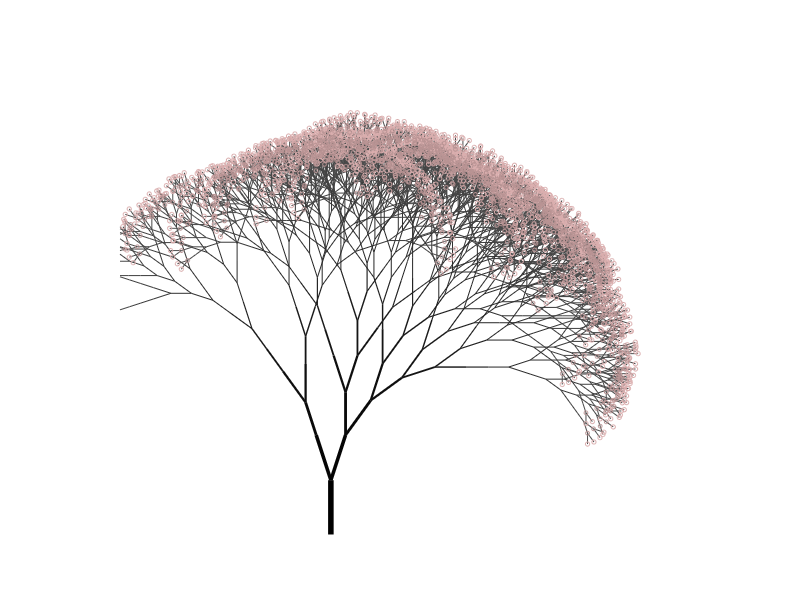

The MATLAB script that drew this image:
function sakura
hold on,axis equal
axis(0.5+[-10,50,0,50])
set(gca,'xtick',[],'ytick',[],'xcolor','w','ycolor','w')
set(gca,'color',[0.5020    0.5020    0.5020])

length_trunk=6;
width_trunk=4;
k1=0.9;
k2=0.8;
number_branch=15;
alp=pi/10;
length_branch=k1*length_trunk;
width_branch=k2*width_trunk;
trunk=[12,0;12,length_trunk];
plot(trunk(:,1),trunk(:,2),'color',[0 0 0],'Linewidth',width_trunk)
begins=[trunk(2,:),pi/2,1];
grow=begins;
plotdata=[0 0 0 0 0 0 0 0];
plotdata(1,:)=[];
for i=1:number_branch
    control=randi(25,[length(grow(:,1)),1])>=10;
    ag=grow(:,3);
    l=length(ag);
    parta=[length_branch.*k1.^grow(:,4).*cos(ag+ones(l,1)*alp),length_branch.*k1.^grow(:,4).*sin(ag+ones(l,1)*alp),ones(l,1)*alp,ones(l,1)];
    partb=[length_branch.*k1.^grow(:,4).*cos(ag-ones(l,1)*alp),length_branch.*k1.^grow(:,4).*sin(ag-ones(l,1)*alp),-ones(l,1)*alp,ones(l,1)];
    parta2=[0.8.*length_branch.*k1.^grow(:,4).*cos(ag),0.8.*length_branch.*k1.^grow(:,4).*sin(ag),zeros(l,1),ones(l,1)];
    partb2=[0.8.*length_branch.*k1.^grow(:,4).*cos(ag),0.8.*length_branch.*k1.^grow(:,4).*sin(ag),zeros(l,1),ones(l,1)];
    parta=control.*parta+(~control).*parta2;
    partb=control.*partb+(~control).*partb2;
    parta=parta+grow;
    partb=partb+grow;
    congress=[parta;partb];
    grow=[grow;grow];
    judge=[grow,congress];
    judge=unique(judge,'rows');
    grow=judge(:,5:end);
    plotdata=[plotdata;judge];
end
for i=1:number_branch
    temp_w=width_branch*0.8^i;
    temp_branch=plotdata(plotdata(:,4)==i,:);
    plx=[temp_branch(:,1),temp_branch(:,5)];
    ply=[temp_branch(:,2),temp_branch(:,6)];
    plx=plx';ply=ply';
    plot(plx,ply,'color',[0 0 0]+i*[0.3020 0.3020 0.3020]./number_branch,'Linewidth',temp_w)
end

bloom_pos=plotdata(plotdata(:,8)==number_branch+1,[5,6]);
scatter(bloom_pos(:,1),bloom_pos(:,2),10,'CData',[0.8549    0.6824    0.6824])
bloom_pos=plotdata(plotdata(:,8)==number_branch,[5,6]);
scatter(bloom_pos(:,1),bloom_pos(:,2),8,'CData',[0.7451    0.5961    0.5961].*0.97)




end
